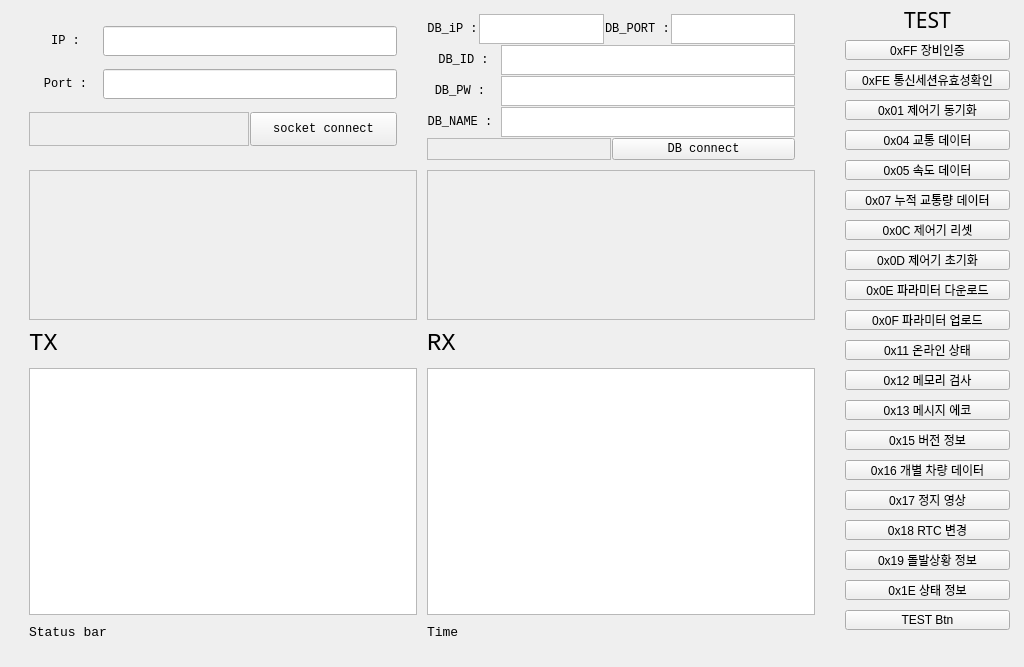
<?xml version="1.0" encoding="UTF-8"?>
<ui version="4.0">
 <class>Form</class>
 <widget class="QWidget" name="Form">
  <property name="geometry">
   <rect>
    <x>0</x>
    <y>0</y>
    <width>1024</width>
    <height>667</height>
   </rect>
  </property>
  <property name="windowTitle">
   <string>VDS_client center</string>
  </property>
  <widget class="QWidget" name="horizontalLayoutWidget">
   <property name="geometry">
    <rect>
     <x>9</x>
     <y>9</y>
     <width>1001</width>
     <height>651</height>
    </rect>
   </property>
   <layout class="QHBoxLayout" name="main_layout" stretch="5,1">
    <property name="spacing">
     <number>10</number>
    </property>
    <item>
     <layout class="QGridLayout" name="gridLayout_2" rowstretch="3,0,0,5,0" columnstretch="5,5">
      <property name="leftMargin">
       <number>20</number>
      </property>
      <property name="rightMargin">
       <number>20</number>
      </property>
      <property name="bottomMargin">
       <number>20</number>
      </property>
      <item row="1" column="0">
       <widget class="QFrame" name="frame_2">
        <property name="minimumSize">
         <size>
          <width>0</width>
          <height>150</height>
         </size>
        </property>
        <property name="frameShape">
         <enum>QFrame::StyledPanel</enum>
        </property>
        <property name="frameShadow">
         <enum>QFrame::Raised</enum>
        </property>
       </widget>
      </item>
      <item row="0" column="0">
       <layout class="QVBoxLayout" name="socket_layout" stretch="5,5,3">
        <property name="spacing">
         <number>1</number>
        </property>
        <property name="topMargin">
         <number>5</number>
        </property>
        <item>
         <layout class="QHBoxLayout" name="horizontalLayout" stretch="2,8">
          <property name="rightMargin">
           <number>20</number>
          </property>
          <item>
           <widget class="QLabel" name="label_2">
            <property name="font">
             <font>
              <family>Consolas</family>
             </font>
            </property>
            <property name="text">
             <string>IP :</string>
            </property>
            <property name="alignment">
             <set>Qt::AlignCenter</set>
            </property>
           </widget>
          </item>
          <item>
           <widget class="QLineEdit" name="sock_ip_input">
            <property name="maximumSize">
             <size>
              <width>16777215</width>
              <height>30</height>
             </size>
            </property>
           </widget>
          </item>
         </layout>
        </item>
        <item>
         <layout class="QHBoxLayout" name="horizontalLayout_3" stretch="2,8">
          <property name="rightMargin">
           <number>20</number>
          </property>
          <item>
           <widget class="QLabel" name="label_3">
            <property name="font">
             <font>
              <family>Consolas</family>
             </font>
            </property>
            <property name="text">
             <string>Port :</string>
            </property>
            <property name="alignment">
             <set>Qt::AlignCenter</set>
            </property>
           </widget>
          </item>
          <item>
           <widget class="QLineEdit" name="sock_port_input">
            <property name="maximumSize">
             <size>
              <width>16777215</width>
              <height>30</height>
             </size>
            </property>
           </widget>
          </item>
         </layout>
        </item>
        <item>
         <layout class="QHBoxLayout" name="horizontalLayout_4" stretch="6,4">
          <property name="rightMargin">
           <number>20</number>
          </property>
          <item>
           <widget class="QFrame" name="frame">
            <property name="frameShape">
             <enum>QFrame::StyledPanel</enum>
            </property>
            <property name="frameShadow">
             <enum>QFrame::Raised</enum>
            </property>
           </widget>
          </item>
          <item>
           <widget class="QPushButton" name="socket_connect_btn">
            <property name="minimumSize">
             <size>
              <width>0</width>
              <height>34</height>
             </size>
            </property>
            <property name="font">
             <font>
              <family>Consolas</family>
             </font>
            </property>
            <property name="text">
             <string>socket connect</string>
            </property>
           </widget>
          </item>
         </layout>
        </item>
       </layout>
      </item>
      <item row="3" column="1">
       <widget class="QListView" name="listView_2">
        <property name="font">
         <font>
          <family>Consolas</family>
         </font>
        </property>
       </widget>
      </item>
      <item row="4" column="0">
       <widget class="QLabel" name="status_bar">
        <property name="font">
         <font>
          <family>Consolas</family>
          <pointsize>10</pointsize>
         </font>
        </property>
        <property name="text">
         <string>Status bar</string>
        </property>
       </widget>
      </item>
      <item row="3" column="0">
       <widget class="QListView" name="listView">
        <property name="font">
         <font>
          <family>Consolas</family>
         </font>
        </property>
       </widget>
      </item>
      <item row="1" column="1">
       <widget class="QFrame" name="frame_3">
        <property name="frameShape">
         <enum>QFrame::StyledPanel</enum>
        </property>
        <property name="frameShadow">
         <enum>QFrame::Raised</enum>
        </property>
       </widget>
      </item>
      <item row="0" column="1">
       <layout class="QVBoxLayout" name="db_layout">
        <property name="spacing">
         <number>1</number>
        </property>
        <property name="topMargin">
         <number>5</number>
        </property>
        <item>
         <layout class="QHBoxLayout" name="horizontalLayout_5" stretch="2,8,2,8">
          <property name="rightMargin">
           <number>20</number>
          </property>
          <item>
           <widget class="QLabel" name="label_4">
            <property name="font">
             <font>
              <family>Consolas</family>
             </font>
            </property>
            <property name="text">
             <string>DB_iP :</string>
            </property>
            <property name="alignment">
             <set>Qt::AlignCenter</set>
            </property>
           </widget>
          </item>
          <item>
           <widget class="QTextEdit" name="db_ip_input">
            <property name="maximumSize">
             <size>
              <width>16777215</width>
              <height>30</height>
             </size>
            </property>
            <property name="font">
             <font>
              <family>Consolas</family>
              <pointsize>10</pointsize>
             </font>
            </property>
           </widget>
          </item>
          <item>
           <widget class="QLabel" name="label">
            <property name="font">
             <font>
              <family>Consolas</family>
             </font>
            </property>
            <property name="text">
             <string>DB_PORT :</string>
            </property>
           </widget>
          </item>
          <item>
           <widget class="QTextEdit" name="db_port_input">
            <property name="maximumSize">
             <size>
              <width>16777215</width>
              <height>30</height>
             </size>
            </property>
            <property name="font">
             <font>
              <family>Consolas</family>
              <pointsize>10</pointsize>
             </font>
            </property>
           </widget>
          </item>
         </layout>
        </item>
        <item>
         <layout class="QHBoxLayout" name="horizontalLayout_10" stretch="2,8">
          <property name="rightMargin">
           <number>20</number>
          </property>
          <item>
           <widget class="QLabel" name="label_5">
            <property name="font">
             <font>
              <family>Consolas</family>
             </font>
            </property>
            <property name="text">
             <string>DB_ID :</string>
            </property>
            <property name="alignment">
             <set>Qt::AlignCenter</set>
            </property>
           </widget>
          </item>
          <item>
           <widget class="QTextEdit" name="db_id_input">
            <property name="maximumSize">
             <size>
              <width>16777215</width>
              <height>30</height>
             </size>
            </property>
            <property name="font">
             <font>
              <family>Consolas</family>
              <pointsize>10</pointsize>
             </font>
            </property>
           </widget>
          </item>
         </layout>
        </item>
        <item>
         <layout class="QHBoxLayout" name="horizontalLayout_9" stretch="2,8">
          <property name="rightMargin">
           <number>20</number>
          </property>
          <item>
           <widget class="QLabel" name="label_6">
            <property name="font">
             <font>
              <family>Consolas</family>
             </font>
            </property>
            <property name="text">
             <string>DB_PW : </string>
            </property>
            <property name="alignment">
             <set>Qt::AlignCenter</set>
            </property>
           </widget>
          </item>
          <item>
           <widget class="QTextEdit" name="db_pw_input">
            <property name="maximumSize">
             <size>
              <width>16777215</width>
              <height>30</height>
             </size>
            </property>
            <property name="font">
             <font>
              <family>Consolas</family>
              <pointsize>10</pointsize>
             </font>
            </property>
           </widget>
          </item>
         </layout>
        </item>
        <item>
         <layout class="QHBoxLayout" name="horizontalLayout_8" stretch="2,8">
          <property name="rightMargin">
           <number>20</number>
          </property>
          <item>
           <widget class="QLabel" name="label_7">
            <property name="font">
             <font>
              <family>Consolas</family>
             </font>
            </property>
            <property name="text">
             <string>DB_NAME : </string>
            </property>
            <property name="alignment">
             <set>Qt::AlignCenter</set>
            </property>
           </widget>
          </item>
          <item>
           <widget class="QTextEdit" name="db_name_input">
            <property name="maximumSize">
             <size>
              <width>16777215</width>
              <height>30</height>
             </size>
            </property>
            <property name="font">
             <font>
              <family>Consolas</family>
              <pointsize>10</pointsize>
             </font>
            </property>
           </widget>
          </item>
         </layout>
        </item>
        <item>
         <layout class="QHBoxLayout" name="horizontalLayout_7" stretch="0,0">
          <property name="rightMargin">
           <number>20</number>
          </property>
          <item>
           <widget class="QFrame" name="frame_4">
            <property name="frameShape">
             <enum>QFrame::StyledPanel</enum>
            </property>
            <property name="frameShadow">
             <enum>QFrame::Raised</enum>
            </property>
           </widget>
          </item>
          <item>
           <widget class="QPushButton" name="db_connect_btn">
            <property name="font">
             <font>
              <family>Consolas</family>
             </font>
            </property>
            <property name="text">
             <string>DB connect</string>
            </property>
           </widget>
          </item>
         </layout>
        </item>
       </layout>
      </item>
      <item row="2" column="0">
       <widget class="QLabel" name="label_8">
        <property name="font">
         <font>
          <family>Consolas</family>
          <pointsize>18</pointsize>
         </font>
        </property>
        <property name="text">
         <string>TX</string>
        </property>
        <property name="margin">
         <number>10</number>
        </property>
       </widget>
      </item>
      <item row="2" column="1">
       <widget class="QLabel" name="label_9">
        <property name="font">
         <font>
          <family>Consolas</family>
          <pointsize>18</pointsize>
         </font>
        </property>
        <property name="text">
         <string>RX</string>
        </property>
        <property name="margin">
         <number>10</number>
        </property>
       </widget>
      </item>
      <item row="4" column="1">
       <widget class="QLabel" name="time_bar">
        <property name="font">
         <font>
          <family>Consolas</family>
          <pointsize>10</pointsize>
         </font>
        </property>
        <property name="text">
         <string>Time</string>
        </property>
       </widget>
      </item>
     </layout>
    </item>
    <item>
     <layout class="QVBoxLayout" name="btn_layout" stretch="3,1,1,1,1,1,1,1,1,1,1,1,1,1,1,1,1,1,1,1,1">
      <property name="bottomMargin">
       <number>30</number>
      </property>
      <item>
       <widget class="QLabel" name="hbrain_icon">
        <property name="maximumSize">
         <size>
          <width>16777215</width>
          <height>150</height>
         </size>
        </property>
        <property name="font">
         <font>
          <family>AcadEref</family>
          <pointsize>16</pointsize>
          <underline>true</underline>
         </font>
        </property>
        <property name="text">
         <string>TEST</string>
        </property>
        <property name="alignment">
         <set>Qt::AlignCenter</set>
        </property>
       </widget>
      </item>
      <item>
       <widget class="QPushButton" name="op_FF_btn">
        <property name="text">
         <string>0xFF 장비인증</string>
        </property>
       </widget>
      </item>
      <item>
       <widget class="QPushButton" name="op_FE_btn">
        <property name="layoutDirection">
         <enum>Qt::LeftToRight</enum>
        </property>
        <property name="text">
         <string>0xFE 통신세션유효성확인</string>
        </property>
       </widget>
      </item>
      <item>
       <widget class="QPushButton" name="op_01_btn">
        <property name="text">
         <string>0x01 제어기 동기화</string>
        </property>
       </widget>
      </item>
      <item>
       <widget class="QPushButton" name="op_04_btn">
        <property name="text">
         <string>0x04 교통 데이터</string>
        </property>
       </widget>
      </item>
      <item>
       <widget class="QPushButton" name="op_05_btn">
        <property name="text">
         <string>0x05 속도 데이터</string>
        </property>
       </widget>
      </item>
      <item>
       <widget class="QPushButton" name="op_07_btn">
        <property name="text">
         <string>0x07 누적 교통량 데이터</string>
        </property>
       </widget>
      </item>
      <item>
       <widget class="QPushButton" name="op_0C_btn">
        <property name="text">
         <string>0x0C 제어기 리셋</string>
        </property>
       </widget>
      </item>
      <item>
       <widget class="QPushButton" name="op_0D_btn">
        <property name="text">
         <string>0x0D 제어기 초기화</string>
        </property>
       </widget>
      </item>
      <item>
       <widget class="QPushButton" name="op_0E_btn">
        <property name="text">
         <string>0x0E 파라미터 다운로드</string>
        </property>
       </widget>
      </item>
      <item>
       <widget class="QPushButton" name="op_0F_btn">
        <property name="text">
         <string>0x0F 파라미터 업로드</string>
        </property>
       </widget>
      </item>
      <item>
       <widget class="QPushButton" name="op_11_btn">
        <property name="text">
         <string>0x11 온라인 상태</string>
        </property>
       </widget>
      </item>
      <item>
       <widget class="QPushButton" name="op_12_btn">
        <property name="text">
         <string>0x12 메모리 검사</string>
        </property>
       </widget>
      </item>
      <item>
       <widget class="QPushButton" name="op_13_btn">
        <property name="text">
         <string>0x13 메시지 에코</string>
        </property>
       </widget>
      </item>
      <item>
       <widget class="QPushButton" name="op_15_btn">
        <property name="text">
         <string>0x15 버전 정보</string>
        </property>
       </widget>
      </item>
      <item>
       <widget class="QPushButton" name="op_16_btn">
        <property name="text">
         <string>0x16 개별 차량 데이터</string>
        </property>
       </widget>
      </item>
      <item>
       <widget class="QPushButton" name="op_17_btn">
        <property name="text">
         <string>0x17 정지 영상</string>
        </property>
       </widget>
      </item>
      <item>
       <widget class="QPushButton" name="op_18_btn">
        <property name="text">
         <string>0x18 RTC 변경</string>
        </property>
       </widget>
      </item>
      <item>
       <widget class="QPushButton" name="op_19_btn">
        <property name="text">
         <string>0x19 돌발상황 정보</string>
        </property>
       </widget>
      </item>
      <item>
       <widget class="QPushButton" name="op_1E_btn">
        <property name="text">
         <string>0x1E 상태 정보</string>
        </property>
       </widget>
      </item>
      <item>
       <widget class="QPushButton" name="test_btn">
        <property name="text">
         <string>TEST Btn</string>
        </property>
       </widget>
      </item>
     </layout>
    </item>
   </layout>
  </widget>
 </widget>
 <tabstops>
  <tabstop>op_FF_btn</tabstop>
  <tabstop>op_FE_btn</tabstop>
  <tabstop>op_01_btn</tabstop>
  <tabstop>op_04_btn</tabstop>
  <tabstop>op_05_btn</tabstop>
  <tabstop>op_07_btn</tabstop>
  <tabstop>op_0C_btn</tabstop>
  <tabstop>op_0D_btn</tabstop>
  <tabstop>op_0E_btn</tabstop>
  <tabstop>op_0F_btn</tabstop>
  <tabstop>op_11_btn</tabstop>
  <tabstop>op_12_btn</tabstop>
  <tabstop>op_13_btn</tabstop>
  <tabstop>op_15_btn</tabstop>
  <tabstop>op_16_btn</tabstop>
  <tabstop>op_17_btn</tabstop>
  <tabstop>op_18_btn</tabstop>
  <tabstop>op_19_btn</tabstop>
  <tabstop>op_1E_btn</tabstop>
  <tabstop>test_btn</tabstop>
 </tabstops>
 <resources/>
 <connections/>
</ui>
